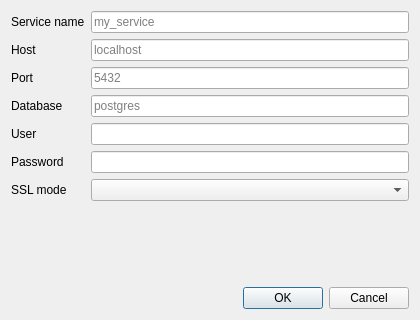
<?xml version="1.0" encoding="UTF-8"?>
<ui version="4.0">
 <class>Dialog</class>
 <widget class="QDialog" name="Dialog">
  <property name="geometry">
   <rect>
    <x>0</x>
    <y>0</y>
    <width>420</width>
    <height>320</height>
   </rect>
  </property>
  <property name="windowTitle">
   <string>Create PG Service</string>
  </property>
  <layout class="QVBoxLayout" name="verticalLayout">
   <item>
    <layout class="QGridLayout" name="gridLayout">
     <item row="0" column="0">
      <widget class="QLabel" name="label_serviceName">
       <property name="text">
        <string>Service name</string>
       </property>
      </widget>
     </item>
     <item row="0" column="1">
      <widget class="QLineEdit" name="serviceName_lineEdit">
       <property name="placeholderText">
        <string>my_service</string>
       </property>
       <property name="clearButtonEnabled">
        <bool>true</bool>
       </property>
      </widget>
     </item>
     <item row="1" column="0">
      <widget class="QLabel" name="label_host">
       <property name="text">
        <string>Host</string>
       </property>
      </widget>
     </item>
     <item row="1" column="1">
      <widget class="QLineEdit" name="host_lineEdit">
       <property name="placeholderText">
        <string>localhost</string>
       </property>
       <property name="clearButtonEnabled">
        <bool>true</bool>
       </property>
      </widget>
     </item>
     <item row="2" column="0">
      <widget class="QLabel" name="label_port">
       <property name="text">
        <string>Port</string>
       </property>
      </widget>
     </item>
     <item row="2" column="1">
      <widget class="QLineEdit" name="port_lineEdit">
       <property name="placeholderText">
        <string>5432</string>
       </property>
       <property name="clearButtonEnabled">
        <bool>true</bool>
       </property>
      </widget>
     </item>
     <item row="3" column="0">
      <widget class="QLabel" name="label_dbname">
       <property name="text">
        <string>Database</string>
       </property>
      </widget>
     </item>
     <item row="3" column="1">
      <widget class="QLineEdit" name="dbname_lineEdit">
       <property name="placeholderText">
        <string>postgres</string>
       </property>
       <property name="clearButtonEnabled">
        <bool>true</bool>
       </property>
      </widget>
     </item>
     <item row="4" column="0">
      <widget class="QLabel" name="label_user">
       <property name="text">
        <string>User</string>
       </property>
      </widget>
     </item>
     <item row="4" column="1">
      <widget class="QLineEdit" name="user_lineEdit">
       <property name="clearButtonEnabled">
        <bool>true</bool>
       </property>
      </widget>
     </item>
     <item row="5" column="0">
      <widget class="QLabel" name="label_password">
       <property name="text">
        <string>Password</string>
       </property>
      </widget>
     </item>
     <item row="5" column="1">
      <widget class="QLineEdit" name="password_lineEdit">
       <property name="echoMode">
        <enum>QLineEdit::PasswordEchoOnEdit</enum>
       </property>
       <property name="clearButtonEnabled">
        <bool>true</bool>
       </property>
      </widget>
     </item>
     <item row="6" column="0">
      <widget class="QLabel" name="label_sslmode">
       <property name="text">
        <string>SSL mode</string>
       </property>
      </widget>
     </item>
     <item row="6" column="1">
      <widget class="QComboBox" name="sslmode_comboBox"/>
     </item>
    </layout>
   </item>
   <item>
    <spacer name="verticalSpacer">
     <property name="orientation">
      <enum>Qt::Vertical</enum>
     </property>
     <property name="sizeHint" stdset="0">
      <size>
       <width>20</width>
       <height>10</height>
      </size>
     </property>
    </spacer>
   </item>
   <item>
    <widget class="QDialogButtonBox" name="buttonBox">
     <property name="orientation">
      <enum>Qt::Horizontal</enum>
     </property>
     <property name="standardButtons">
      <set>QDialogButtonBox::Cancel|QDialogButtonBox::Ok</set>
     </property>
    </widget>
   </item>
  </layout>
 </widget>
 <resources/>
 <connections>
  <connection>
   <sender>buttonBox</sender>
   <signal>rejected()</signal>
   <receiver>Dialog</receiver>
   <slot>reject()</slot>
   <hints>
    <hint type="sourcelabel">
     <x>316</x>
     <y>260</y>
    </hint>
    <hint type="destinationlabel">
     <x>286</x>
     <y>274</y>
    </hint>
   </hints>
  </connection>
 </connections>
</ui>
